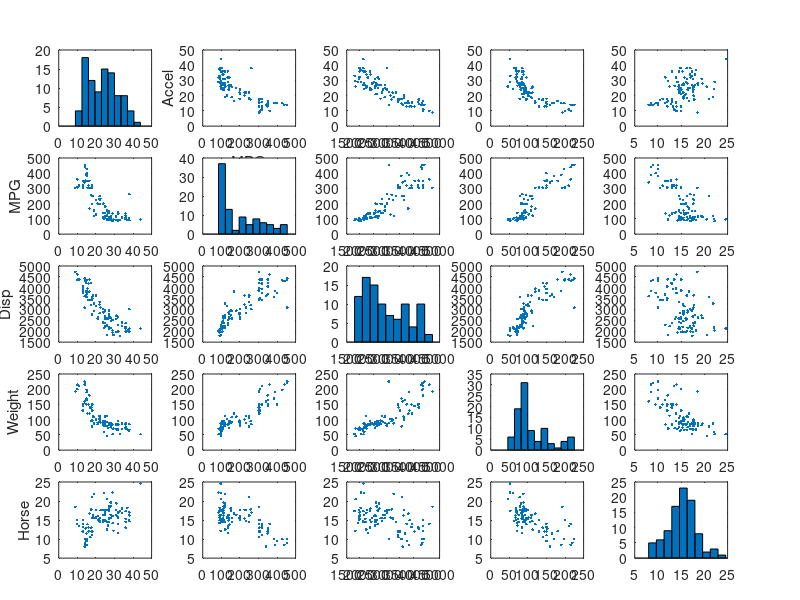

Recreate this plot in MATLAB. (Note: this script raises an error after producing the figure.)
%% Exercise 2-3 - Model Selection for mpg Data Set
% Felix Wittich, 01.06.2021
%%

clear all
close all
clc
rng(1)

%% a)
%Load the carsmall data set and choose the displacement, weight, horsepower, and
%acceleration as potential input variables to predict mpg. Store all variables in a
%matrix and use data(any(isnan(data),2),:) = [] to get rid of NaN values. Plot
%the correlation between predictors and output and determine the corresponding
%correlation coefficients using corrcoef(). What can be concluded from the results?

load carsmall

data = [Displacement,Weight,Horsepower,Acceleration,MPG];
data(any(isnan(data),2),:) = [];

X = data(:,1:end-1);
Y = data(:,end);

figure
% plot correlation
[~,ax] = plotmatrix([Y X]);
% set labels (optional)
ylabel(ax(1,1),'MPG')
ylabel(ax(2,1),'Disp')
ylabel(ax(3,1),'Weight')
ylabel(ax(4,1),'Horse')
ylabel(ax(5,1),'Accel')
xlabel(ax(5,1),'MPG')
xlabel(ax(5,2),'Disp')
xlabel(ax(5,3),'Weight')
xlabel(ax(5,4),'Horse')
xlabel(ax(5,5),'Accel')
% determine correlation coefficients
R = corrcoef([Y X])

%% b)
% choose model type
type = 'linear';

% perform stepwise selection using different criteria
myModelAIC = stepwiselm(X,Y,type,'Upper','linear','Criterion','AIC')
myModelBIC = stepwiselm(X,Y,type,'Upper','linear','Criterion','BIC')
myModelRsquared = stepwiselm(X,Y,type,'Upper','linear','Criterion','Rsquared')

% use lasso for selection

Phi = x2fx(X,'linear'); % generate regression matrix

[B, Stats] = lasso(Phi(:,2:end),Y,'CV',10); % estimate using lasso

lassoPlot(B, Stats, 'PlotType', 'CV') % plot CV results
lassoPlot(B, Stats, 'PlotType', 'Lambda','XScale','log') % plot coefficient path
ylabel('value of beta')


beta_0_Lasso = Stats.Intercept(Stats.IndexMinMSE);
BetaLasso = [beta_0_Lasso B(:,Stats.IndexMinMSE)']';

% re-estimate model selected by lasso in order to obtain unbiased estimate
myModelLasso = fitlm(X(:,BetaLasso(2:end)~=0),Y)

% estimate full model
myModel = fitlm(X,Y)

% evaluate models in CV
yFit = @(XTrain,yTrain,XTest)(XTest*regress(yTrain,XTrain));

Xtest = [ones(length(Y),1) X];
Ytest = Y;

cvMSEmyModelAIC = crossval('MSE',...
    Xtest(:,[true; myModelAIC.VariableInfo.InModel(1:end-1)]),...
    Ytest,'predfun',yFit);
cvRMSEmyModelAIC = sqrt(cvMSEmyModelAIC);

cvMSEmyModelBIC = crossval('MSE',...
    Xtest(:,[true; myModelBIC.VariableInfo.InModel(1:end-1)]),...
    Ytest,'predfun',yFit);
cvRMSEmyModelBIC = sqrt(cvMSEmyModelBIC);

cvMSEmyModelRsquared = crossval('MSE',...
    Xtest(:,[true; myModelRsquared.VariableInfo.InModel(1:end-1)]),...
    Ytest,'predfun',yFit);
cvRMSEmyModelRsquared = sqrt(cvMSEmyModelRsquared);

cvMSEmyModelLasso = crossval('MSE',...
    Xtest(:,BetaLasso~=0),Ytest,'predfun',yFit);
cvRMSEmyModelLasso = sqrt(cvMSEmyModelLasso);

cvMSEmyModel = crossval('MSE',...
    Xtest,Ytest,'predfun',yFit);
cvRMSEmyModel = sqrt(cvMSEmyModel);

% compare models
RowNames = {'myModelfull','myModelAIC','myModelBIC',...
    'myModelRsquared','myModelLasso'};
RMSE = [myModel.RMSE;myModelAIC.RMSE;myModelBIC.RMSE;...
    myModelRsquared.RMSE;myModelLasso.RMSE];
AIC = [myModel.ModelCriterion.AIC;...
    myModelAIC.ModelCriterion.AIC;myModelBIC.ModelCriterion.AIC;...
    myModelRsquared.ModelCriterion.AIC;myModelLasso.ModelCriterion.AIC];
BIC = [myModel.ModelCriterion.BIC;...
    myModelAIC.ModelCriterion.BIC;myModelBIC.ModelCriterion.BIC;...
    myModelRsquared.ModelCriterion.BIC;myModelLasso.ModelCriterion.BIC];
cvRMSE = [cvRMSEmyModel;cvRMSEmyModelAIC;cvRMSEmyModelBIC;...
    cvRMSEmyModelRsquared;cvRMSEmyModelLasso];
dimTheta = [1+size(X,2);...
    1+sum(myModelAIC.VariableInfo.InModel(1:end-1));...
    1+sum(myModelBIC.VariableInfo.InModel(1:end-1));...
    1+sum(myModelRsquared.VariableInfo.InModel(1:end-1));...
    1+sum(BetaLasso(2:end)~=0)];
Models = table(RMSE,AIC,BIC,cvRMSE,dimTheta,...              
               'RowNames',RowNames)

%% c)
clc, close all

X = data(:,3);

% choose model type
type = 'poly9';

% perform stepwise selection using differenkt criteria
myModelAIC = stepwiselm(X,Y,type,'Criterion','AIC')
myModelBIC = stepwiselm(X,Y,type,'Criterion','BIC')
myModelRsquared = stepwiselm(X,Y,type,'Criterion','Rsquared')

% use lasso for selection
for li = 1:9
    PhiPoly(:,li) = X.^li; % generate regression matrix
end

X = PhiPoly;

[B, Stats] = lasso(X,Y,'CV',10); % estimate using lasso

lassoPlot(B, Stats, 'PlotType', 'CV') % plot CV results
lassoPlot(B, Stats, 'PlotType', 'Lambda','XScale','log',...
    'PredictorNames',{'x1','x2','x3','x4','x5','x6','x7','x8','x9'}) % plot coefficient path
ylabel('value of beta')

beta_0_Lasso = Stats.Intercept(Stats.IndexMinMSE);
BetaLasso = [beta_0_Lasso B(:,Stats.IndexMinMSE)']';

% re-estimate model selected by lasso in order to obtain unbiased estimate
myModelLasso = fitlm(X(:,BetaLasso(2:end)~=0),Y);

% estimate full model
myModel = fitlm(X,Y)

% estimate linear model
myModelLinear = fitlm(X(:,1),Y)

% evaluate models in CV
yFit = @(XTrain,yTrain,XTest)(XTest*regress(yTrain,XTrain));

Xtest = [ones(length(Y),1) X];
Ytest = Y;

inModelAIC = false(9,1);
inModelAIC(myModelAIC.Formula.Terms(2:end,1)) = true;
inModelBIC = false(9,1);
inModelBIC(myModelBIC.Formula.Terms(2:end,1)) = true;
inModelRsquared = false(9,1);
inModelRsquared(myModelRsquared.Formula.Terms(2:end,1)) = true;

cvMSEmyModelAIC = crossval('MSE',...
    Xtest(:,[true; inModelAIC]),...
    Ytest,'predfun',yFit);
cvRMSEmyModelAIC = sqrt(cvMSEmyModelAIC);

cvMSEmyModelBIC = crossval('MSE',...
    Xtest(:,[true; inModelBIC]),...
    Ytest,'predfun',yFit);
cvRMSEmyModelBIC = sqrt(cvMSEmyModelBIC);

cvMSEmyModelRsquared = crossval('MSE',...
    Xtest(:,[true; inModelRsquared]),...
    Ytest,'predfun',yFit);
cvRMSEmyModelRsquared = sqrt(cvMSEmyModelRsquared);

cvMSEmyModelLasso = crossval('MSE',...
    Xtest(:,BetaLasso~=0),Ytest,'predfun',yFit);
cvRMSEmyModelLasso = sqrt(cvMSEmyModelLasso);

cvMSEmyModel = crossval('MSE',...
    Xtest,Ytest,'predfun',yFit);
cvRMSEmyModel = sqrt(cvMSEmyModel);

cvMSEmyModelLinear = crossval('MSE',...
    Xtest(:,[1,2]),Ytest,'predfun',yFit);
cvRMSEmyModelLinear = sqrt(cvMSEmyModelLinear);

% compare models
RowNames = {'myModelLinear','myModelfull','myModelAIC','myModelBIC',...
    'myModelRsquared','myModelLasso'};
RMSE = [myModelLinear.RMSE;myModel.RMSE;myModelAIC.RMSE;myModelBIC.RMSE;...
    myModelRsquared.RMSE;myModelLasso.RMSE];
AIC = [myModelLinear.ModelCriterion.AIC;myModel.ModelCriterion.AIC;...
    myModelAIC.ModelCriterion.AIC;myModelBIC.ModelCriterion.AIC;...
    myModelRsquared.ModelCriterion.AIC;myModelLasso.ModelCriterion.AIC];
BIC = [myModelLinear.ModelCriterion.BIC;myModel.ModelCriterion.BIC;...
    myModelAIC.ModelCriterion.BIC;myModelBIC.ModelCriterion.BIC;...
    myModelRsquared.ModelCriterion.BIC;myModelLasso.ModelCriterion.BIC];
cvRMSE = [cvRMSEmyModelLinear;cvRMSEmyModel;cvRMSEmyModelAIC;...
    cvRMSEmyModelBIC;cvRMSEmyModelRsquared;cvRMSEmyModelLasso];
dimTheta = [2;1+size(X,2);...
    1+sum(inModelAIC);...
    1+sum(inModelBIC);...
    1+sum(inModelRsquared);...
    1+sum(BetaLasso(2:end)~=0)];
Models = table(RMSE,AIC,BIC,cvRMSE,dimTheta,...              
               'RowNames',RowNames)
